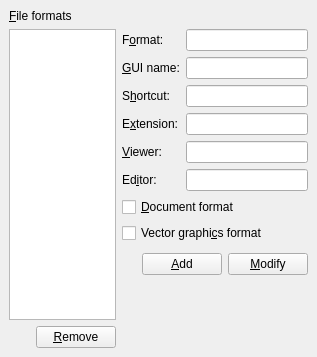
<ui version="4.0" >
 <author></author>
 <comment></comment>
 <exportmacro></exportmacro>
 <class>QPrefFileformatsUi</class>
 <widget class="QWidget" name="QPrefFileformatsUi" >
  <property name="geometry" >
   <rect>
    <x>0</x>
    <y>0</y>
    <width>317</width>
    <height>357</height>
   </rect>
  </property>
  <property name="windowTitle" >
   <string/>
  </property>
  <layout class="QGridLayout" >
   <property name="margin" >
    <number>9</number>
   </property>
   <property name="spacing" >
    <number>6</number>
   </property>
   <item rowspan="5" row="1" column="0" >
    <widget class="QListWidget" name="formatsLW" />
   </item>
   <item row="6" column="0" >
    <layout class="QHBoxLayout" >
     <property name="margin" >
      <number>0</number>
     </property>
     <property name="spacing" >
      <number>6</number>
     </property>
     <item>
      <spacer>
       <property name="orientation" >
        <enum>Qt::Horizontal</enum>
       </property>
       <property name="sizeHint" >
        <size>
         <width>40</width>
         <height>20</height>
        </size>
       </property>
      </spacer>
     </item>
     <item>
      <widget class="QPushButton" name="formatRemovePB" >
       <property name="text" >
        <string>&amp;Remove</string>
       </property>
      </widget>
     </item>
    </layout>
   </item>
   <item row="1" column="1" >
    <layout class="QGridLayout" >
     <property name="margin" >
      <number>0</number>
     </property>
     <property name="spacing" >
      <number>6</number>
     </property>
     <item row="4" column="1" >
      <widget class="QLineEdit" name="viewerED" />
     </item>
     <item row="5" column="0" >
      <widget class="QLabel" name="editorLA" >
       <property name="text" >
        <string>Ed&amp;itor:</string>
       </property>
       <property name="buddy" >
        <cstring>editorED</cstring>
       </property>
      </widget>
     </item>
     <item row="1" column="0" >
      <widget class="QLabel" name="guiNameLA" >
       <property name="text" >
        <string>&amp;GUI name:</string>
       </property>
       <property name="buddy" >
        <cstring>guiNameED</cstring>
       </property>
      </widget>
     </item>
     <item row="0" column="1" >
      <widget class="QLineEdit" name="formatED" />
     </item>
     <item row="2" column="1" >
      <widget class="QLineEdit" name="shortcutED" />
     </item>
     <item row="3" column="0" >
      <widget class="QLabel" name="extensionLA" >
       <property name="text" >
        <string>E&amp;xtension:</string>
       </property>
       <property name="buddy" >
        <cstring>extensionED</cstring>
       </property>
      </widget>
     </item>
     <item row="2" column="0" >
      <widget class="QLabel" name="shortcutLA" >
       <property name="text" >
        <string>S&amp;hortcut:</string>
       </property>
       <property name="buddy" >
        <cstring>shortcutED</cstring>
       </property>
      </widget>
     </item>
     <item row="0" column="0" >
      <widget class="QLabel" name="formatLA" >
       <property name="text" >
        <string>F&amp;ormat:</string>
       </property>
       <property name="buddy" >
        <cstring>formatED</cstring>
       </property>
      </widget>
     </item>
     <item row="3" column="1" >
      <widget class="QLineEdit" name="extensionED" />
     </item>
     <item row="1" column="1" >
      <widget class="QLineEdit" name="guiNameED" />
     </item>
     <item row="4" column="0" >
      <widget class="QLabel" name="viewerLA" >
       <property name="text" >
        <string>&amp;Viewer:</string>
       </property>
       <property name="buddy" >
        <cstring>viewerED</cstring>
       </property>
      </widget>
     </item>
     <item row="5" column="1" >
      <widget class="QLineEdit" name="editorED" />
     </item>
    </layout>
   </item>
   <item row="3" column="1" >
    <widget class="QCheckBox" name="vectorCB" >
     <property name="enabled" >
      <bool>true</bool>
     </property>
     <property name="toolTip" >
      <string>Tell whether this format can contain vector graphics.</string>
     </property>
     <property name="text" >
      <string>Vector graphi&amp;cs format</string>
     </property>
    </widget>
   </item>
   <item row="2" column="1" >
    <widget class="QCheckBox" name="documentCB" >
     <property name="enabled" >
      <bool>true</bool>
     </property>
     <property name="toolTip" >
      <string>Tell whether this format is a document format. A document can not be exported to or viewed in a non-document format.</string>
     </property>
     <property name="text" >
      <string>&amp;Document format</string>
     </property>
    </widget>
   </item>
   <item row="0" column="0" >
    <widget class="QLabel" name="formatsLA" >
     <property name="text" >
      <string>&amp;File formats</string>
     </property>
     <property name="buddy" >
      <cstring>formatsLW</cstring>
     </property>
    </widget>
   </item>
   <item row="5" column="1" >
    <spacer>
     <property name="orientation" >
      <enum>Qt::Vertical</enum>
     </property>
     <property name="sizeType" >
      <enum>QSizePolicy::Expanding</enum>
     </property>
     <property name="sizeHint" >
      <size>
       <width>129</width>
       <height>16</height>
      </size>
     </property>
    </spacer>
   </item>
   <item row="4" column="1" >
    <layout class="QHBoxLayout" >
     <property name="margin" >
      <number>0</number>
     </property>
     <property name="spacing" >
      <number>6</number>
     </property>
     <item>
      <spacer>
       <property name="orientation" >
        <enum>Qt::Horizontal</enum>
       </property>
       <property name="sizeType" >
        <enum>QSizePolicy::MinimumExpanding</enum>
       </property>
       <property name="sizeHint" >
        <size>
         <width>20</width>
         <height>31</height>
        </size>
       </property>
      </spacer>
     </item>
     <item>
      <widget class="QPushButton" name="formatNewPB" >
       <property name="text" >
        <string>&amp;Add</string>
       </property>
      </widget>
     </item>
     <item>
      <widget class="QPushButton" name="formatModifyPB" >
       <property name="text" >
        <string>&amp;Modify</string>
       </property>
      </widget>
     </item>
    </layout>
   </item>
   <item row="1" column="2" >
    <spacer>
     <property name="orientation" >
      <enum>Qt::Horizontal</enum>
     </property>
     <property name="sizeHint" >
      <size>
       <width>40</width>
       <height>20</height>
      </size>
     </property>
    </spacer>
   </item>
  </layout>
 </widget>
 <pixmapfunction></pixmapfunction>
 <includes>
  <include location="local" >qt_helpers.h</include>
 </includes>
 <tabstops>
  <tabstop>formatsLW</tabstop>
  <tabstop>formatED</tabstop>
  <tabstop>guiNameED</tabstop>
  <tabstop>shortcutED</tabstop>
  <tabstop>extensionED</tabstop>
  <tabstop>viewerED</tabstop>
  <tabstop>editorED</tabstop>
  <tabstop>documentCB</tabstop>
  <tabstop>vectorCB</tabstop>
  <tabstop>formatNewPB</tabstop>
  <tabstop>formatModifyPB</tabstop>
  <tabstop>formatRemovePB</tabstop>
 </tabstops>
 <resources/>
 <connections/>
</ui>
